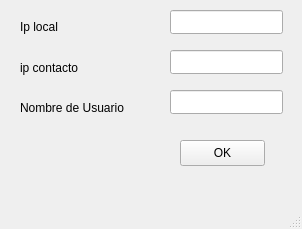
<?xml version="1.0" encoding="UTF-8"?>
<ui version="4.0">
 <class>Inicio</class>
 <widget class="QMainWindow" name="Inicio">
  <property name="geometry">
   <rect>
    <x>0</x>
    <y>0</y>
    <width>302</width>
    <height>229</height>
   </rect>
  </property>
  <property name="windowTitle">
   <string>Login Chat</string>
  </property>
  <widget class="QWidget" name="centralwidget">
   <widget class="QPushButton" name="ok">
    <property name="geometry">
     <rect>
      <x>180</x>
      <y>140</y>
      <width>85</width>
      <height>26</height>
     </rect>
    </property>
    <property name="text">
     <string>OK</string>
    </property>
   </widget>
   <widget class="QLineEdit" name="local">
    <property name="geometry">
     <rect>
      <x>170</x>
      <y>10</y>
      <width>113</width>
      <height>24</height>
     </rect>
    </property>
   </widget>
   <widget class="QLineEdit" name="contactos">
    <property name="geometry">
     <rect>
      <x>170</x>
      <y>50</y>
      <width>113</width>
      <height>24</height>
     </rect>
    </property>
   </widget>
   <widget class="QLabel" name="label">
    <property name="geometry">
     <rect>
      <x>20</x>
      <y>20</y>
      <width>58</width>
      <height>14</height>
     </rect>
    </property>
    <property name="text">
     <string>Ip local</string>
    </property>
   </widget>
   <widget class="QLabel" name="label_2">
    <property name="geometry">
     <rect>
      <x>20</x>
      <y>60</y>
      <width>81</width>
      <height>16</height>
     </rect>
    </property>
    <property name="text">
     <string>ip contacto</string>
    </property>
   </widget>
   <widget class="QLineEdit" name="nombre">
    <property name="geometry">
     <rect>
      <x>170</x>
      <y>90</y>
      <width>113</width>
      <height>24</height>
     </rect>
    </property>
   </widget>
   <widget class="QLabel" name="label_3">
    <property name="geometry">
     <rect>
      <x>20</x>
      <y>100</y>
      <width>121</width>
      <height>16</height>
     </rect>
    </property>
    <property name="text">
     <string>Nombre de Usuario</string>
    </property>
   </widget>
  </widget>
  <widget class="QMenuBar" name="menubar">
   <property name="geometry">
    <rect>
     <x>0</x>
     <y>0</y>
     <width>302</width>
     <height>19</height>
    </rect>
   </property>
  </widget>
  <widget class="QStatusBar" name="statusbar"/>
 </widget>
 <resources/>
 <connections/>
</ui>
